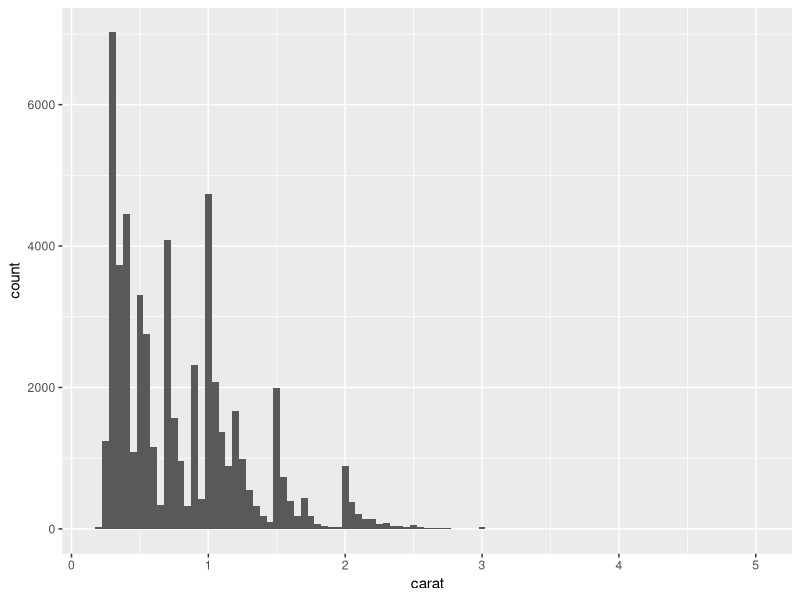
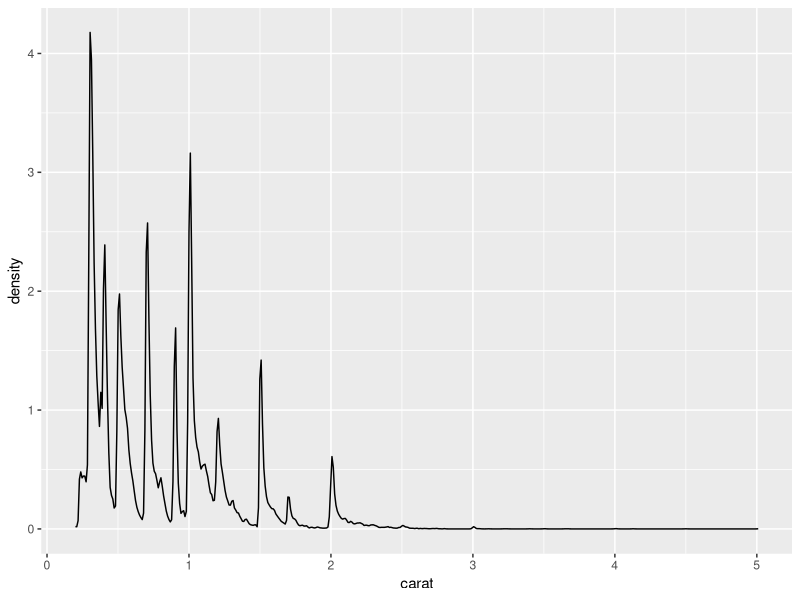
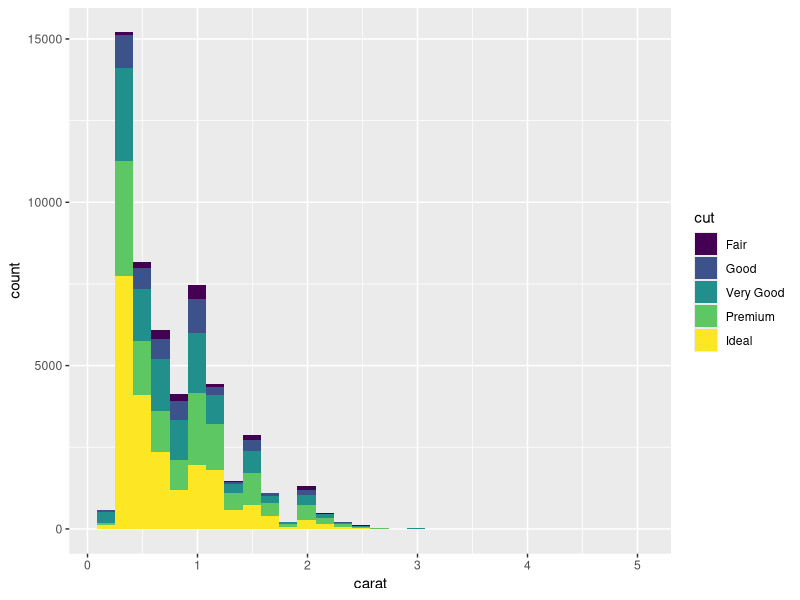
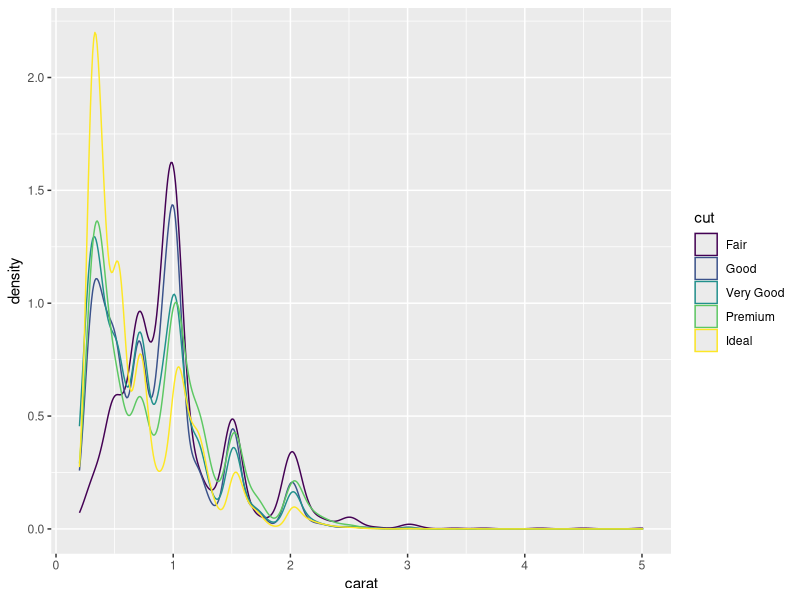
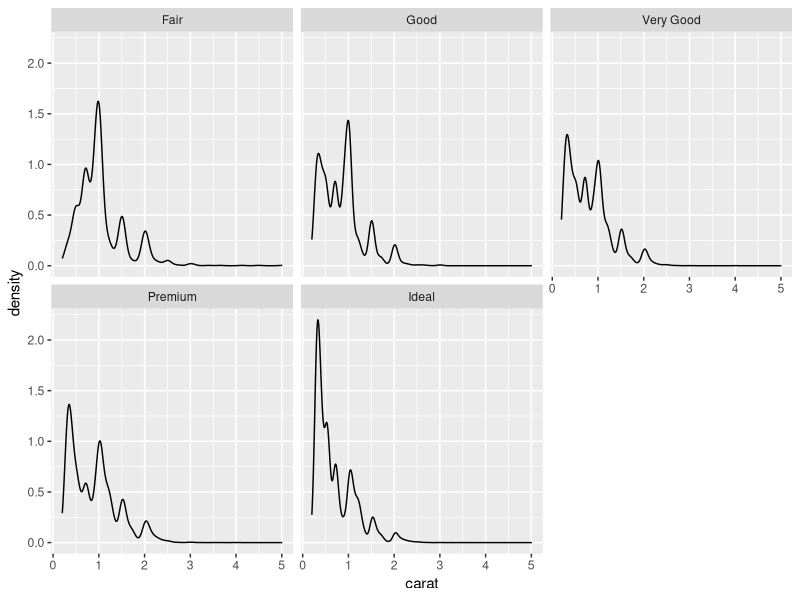
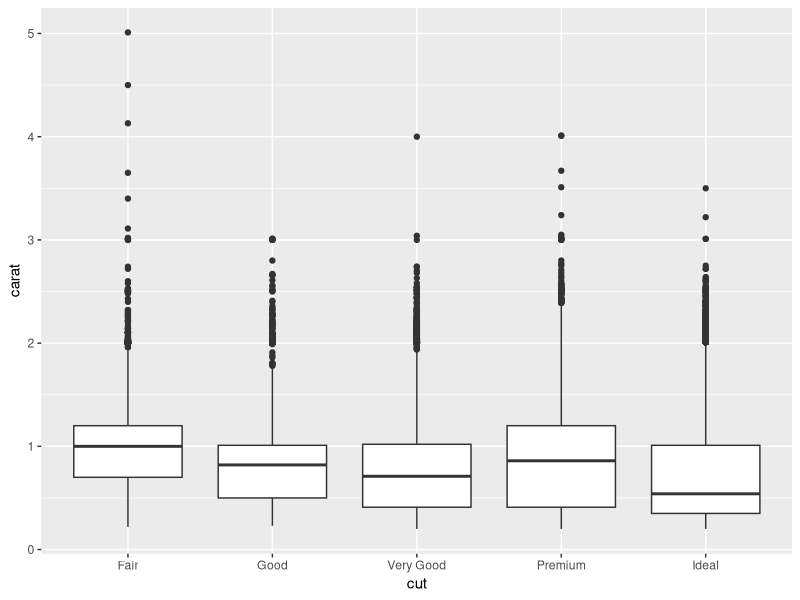
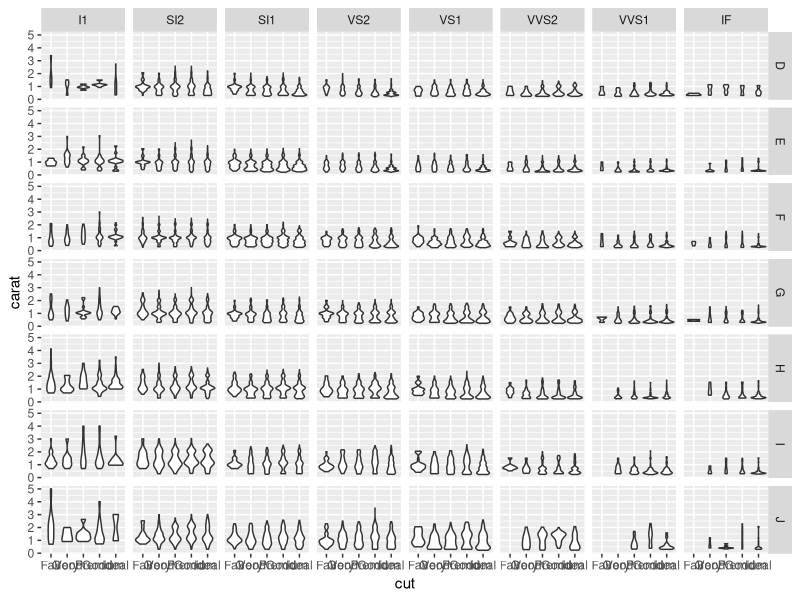
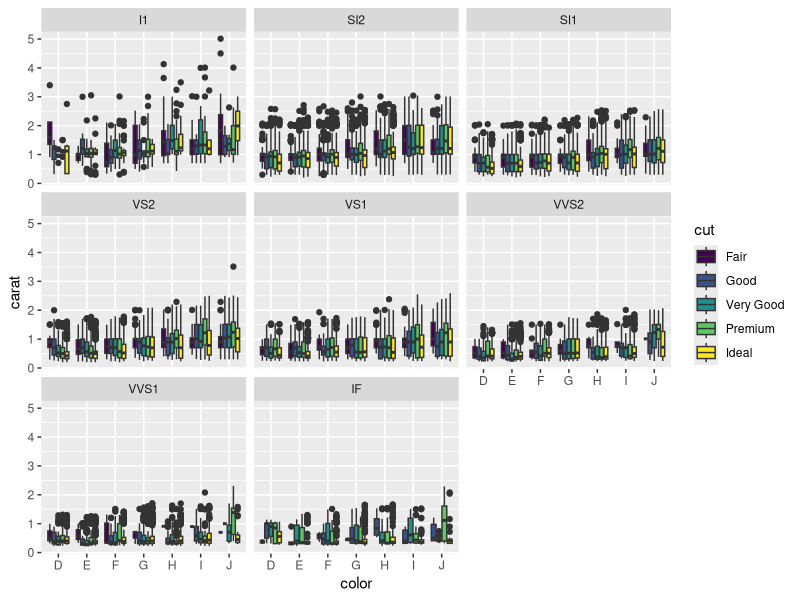

Source code (R) for these figures, in order:
## ---- chunk 1
library("knitr")
# Set global options to not print answers
opts_chunk$set(echo = FALSE, eval = FALSE)
## ---- chunk 2
library(ggplot2)
## ---- chunk 3
str(diamonds)
## ---- chunk 4
ggplot(diamonds, aes(x = carat)) +
    geom_histogram(binwidth = .05)

ggplot(diamonds, aes(x = carat)) +
    geom_density(adjust = .1)
## ---- chunk 5
ggplot(diamonds, aes(x = carat, fill = cut)) +
    geom_histogram()
    
ggplot(diamonds, aes(x = carat, color = cut)) +
    geom_density()
    
# Note that you can get rid of the line(s) across the bottom of density plot like so:
# geom_line(stat = "density")

## or ##
ggplot(diamonds, aes(x = carat)) +
    geom_density() +
    facet_wrap(~cut)
## ---- chunk 6
# The density curves are better for relative comparisons because the area under each is normalized 
# (so information about the number of diamonds within each cut-class is lost). 
# The histograms retain this information and so are preferable for comparisons of total quantity within each cut-class.
## ---- chunk 7
ggplot(diamonds, aes(x = cut, y = carat)) +
    geom_boxplot()
## ---- chunk 8
ggplot(diamonds, aes(x = cut, y = carat)) +
    geom_violin() +
    facet_grid(color ~ clarity)
## ---- chunk 9
ggplot(diamonds, aes(x = color, y = carat)) +
    geom_boxplot(aes(fill = cut)) +
    facet_wrap(~clarity)
## ---- chunk 10
ggplot(diamonds, aes(x = carat, y = price)) +
    geom_point()
## ---- chunk 11
ggplot(diamonds, aes(x = carat, y = price)) +
    geom_point(alpha = .05)
## ---- chunk 12
ggplot(diamonds, aes(x = carat, y = price)) +
    geom_point(alpha = .05) +
    geom_rug(alpha = .01)
## ---- chunk 13
ggplot(diamonds, aes(x = carat, y = price)) +
    geom_point(alpha = .05) +
    geom_rug(alpha = .01) +
    geom_smooth() +
    scale_x_log10() +
    scale_y_log10()
## ---- chunk 14
ggplot(diamonds, aes(x = carat, y = price)) +
    geom_point(alpha = .05) +
    geom_rug(alpha = .01) +
    geom_smooth(method = 'lm') +
    scale_x_log10(limits = c(.25, 3)) +
    # or xlim(c(.1, 3))
    scale_y_log10()
## ---- chunk 15
ggplot(diamonds, aes(x = carat, y = price)) +
    geom_point(alpha = .05, aes(color = cut)) +
    geom_rug(alpha = .01) +
    geom_smooth(method = 'lm', aes(color = cut)) +
    scale_x_log10(limits = c(.25, 3)) +
    scale_y_log10()
# Color gets lost in the rug plots, so they probably shouldn't be colored 
# (but perhaps you can see patterns where I don't). 
# The lines absolutely should be colored because we want to see if the slope 
# 3of the lines are different for the various `cut`s.
## ---- chunk 16
ggplot(diamonds, aes(x = carat, y = price)) +
    geom_point(alpha = .05, aes(color = cut)) +
    geom_smooth(method = 'lm', aes(color = cut)) +
    scale_x_log10(name = "Size (carat)", limits = c(.25, 3), breaks = c(.5, 1, 2, 3)) +
    scale_y_log10(name = "Price (USD)") +
    annotation_logticks() +
    scale_color_discrete(guide = guide_legend(title = "Cut quality", reverse = TRUE)) +
    theme_bw() +
    theme(legend.position = c(0.1, 1),
          legend.justification = c(0, 1))
